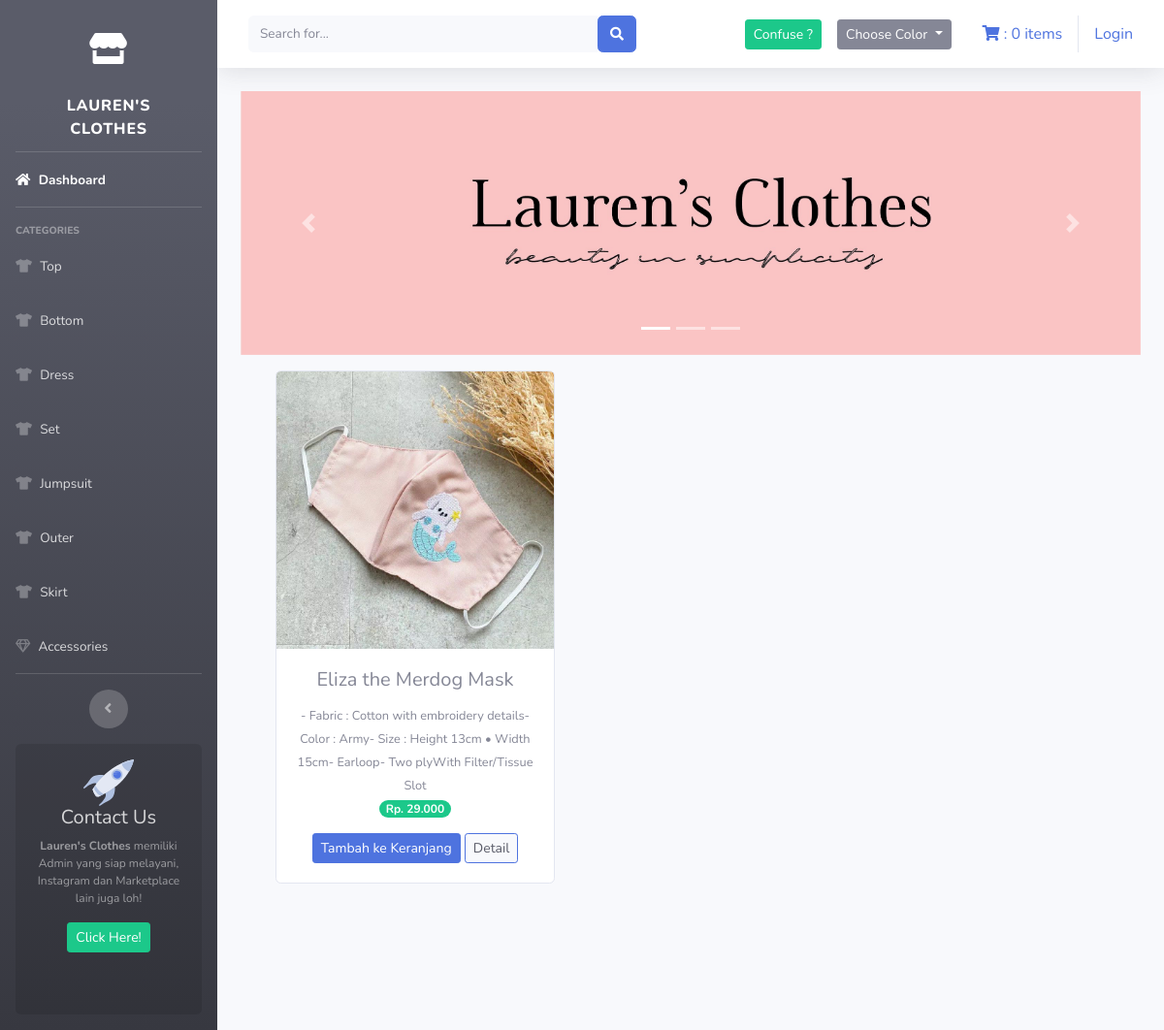
/index.php/warna/pink, run on an earlier commit of the app's database.
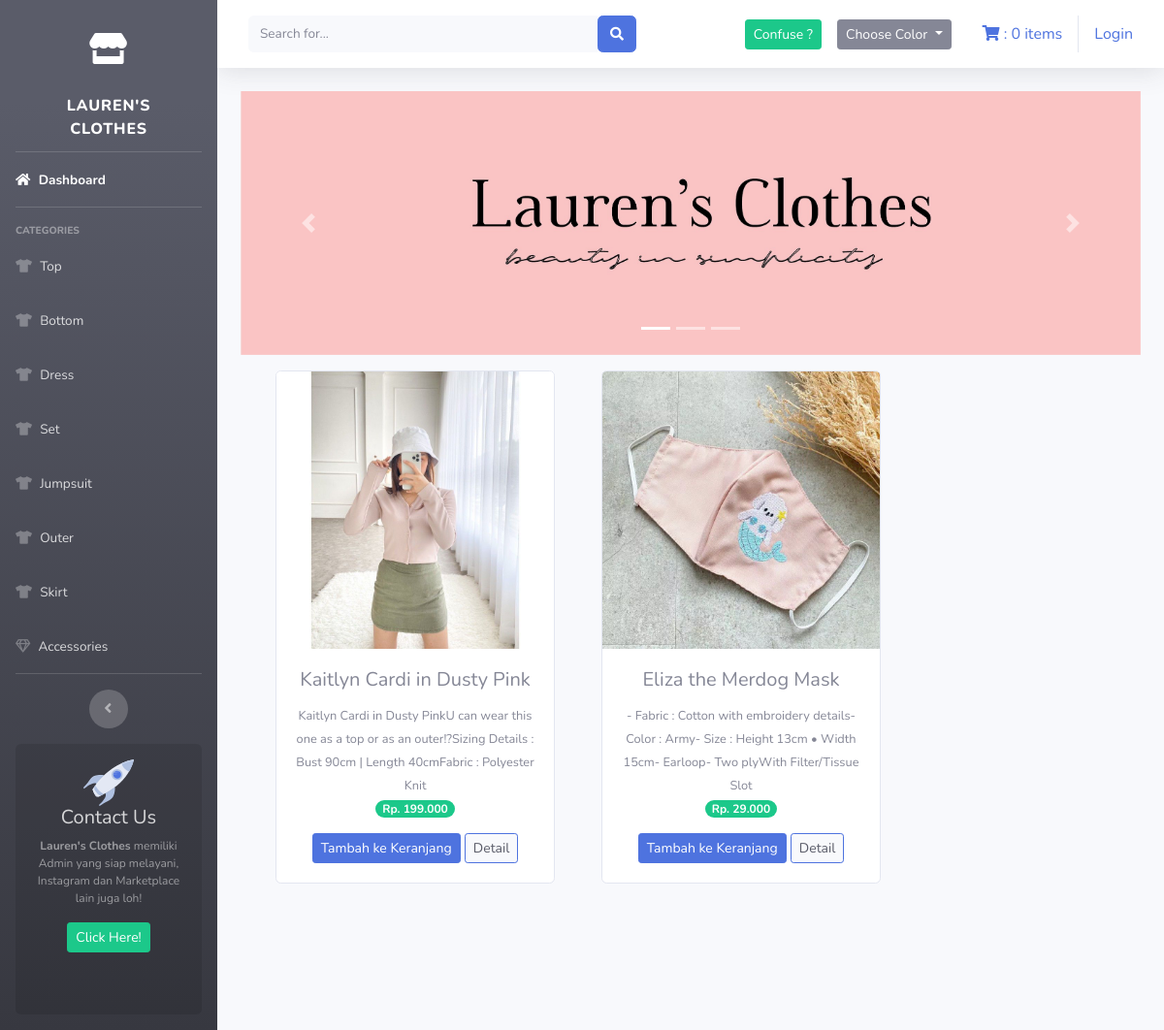
And on a later commit of the database.
### tables this page shows
CREATE TABLE `tb_barang` (
  `id_brg` int(11) NOT NULL,
  `nama_brg` varchar(120) NOT NULL,
  `keterangan` varchar(512) NOT NULL,
  `kategori` varchar(60) NOT NULL,
  `harga` int(11) NOT NULL,
  `stok` int(11) NOT NULL,
  `gambar` text NOT NULL,
  `warna` varchar(120) NOT NULL,
  `r_kenyamanan` int(11) NOT NULL,
  `r_harga` int(11) NOT NULL,
  `r_formalitas` int(11) NOT NULL,
  `c_review` int(11) NOT NULL DEFAULT 1
);

### application/controllers/warna.php (called while the page is built, shortened)
<?php
class Warna extends CI_Controller{
    public function pink(){
        $data['pink']= $this->model_warna->data_pink()->result();
        $this->load->view('templates/header');
        $this->load->view('templates/sidebar');
        $this->load->view('warna/pink', $data);
        $this->load->view('templates/footer');
    }
}

### index.php (called while the page is built, shortened)
<?php
require_once BASEPATH.'core/CodeIgniter.php';

### application/models/model_warna.php (called while the page is built, shortened)
<?php
class Model_warna extends CI_Model{
    public function data_pink(){
        return $this->db->get_where("tb_barang", array('warna'=>'pink'));
    }
}

### application/views/warna/pink.php (the view, shortened to what this page needs)
<div class="container-fluid">
    <div id="carouselExampleIndicators" class="carousel slide" data-bs-ride="carousel">
        <ol class="carousel-indicators">
            <li type="button" data-bs-target="#carouselExampleIndicators" data-bs-slide-to="0" class="active"></li>
            <li type="button" data-bs-target="#carouselExampleIndicators" data-bs-slide-to="1"></li>
            <li type="button" data-bs-target="#carouselExampleIndicators" data-bs-slide-to="2"></li>
        </ol>
        <div class="carousel-inner">
            <div class="carousel-item active">
                <img src="<?php echo base_url('assets/img/slider0.jpg') ?>" class="d-block w-100" alt="...">
            </div>
        </div>
        <a class="carousel-control-prev" href="#carouselExampleIndicators" role="button" data-slide="prev">
            <span class="carousel-control-prev-icon" aria-hidden="true"></span>
        </a>
        <a class="carousel-control-next" href="#carouselExampleIndicators" role="button" data-slide="next">
            <span class="carousel-control-next-icon" aria-hidden="true"></span>
        </a>
    </div>
    <div class="row text-center mt-3">
        <?php foreach ($pink as $brg) : ?>
            <div class="card ml-5 mb-4" style="width: 18rem;">
                <img src="<?php echo base_url() . '/uploads/' . $brg->gambar ?>" class="card-img-top" alt="...">
                <div class="card-body">
                    <h5 class="card-title"><?php echo $brg->nama_brg ?></h5>
                    <small><?php echo $brg->keterangan ?></small><br>
                    <span class="badge badge-pill badge-success mb-3">Rp. <?php echo number_format($brg->harga, 0, ',', '.')  ?></span> <br>
                    <?php echo anchor(
                        'dashboard/tambah_ke_keranjang/' . $brg->id_brg,
                        '<div class="btn btn-sm btn-primary">Tambah ke Keranjang</div>'
                    ) ?>
                    <?php echo anchor(
                        'dashboard/detail/' . $brg->id_brg,
                        '<div class="btn btn-sm btn-primary bg-light text-dark">Detail</div>'
                    ) ?>
                </div>
            </div>
        <?php endforeach ?>
    </div>
</div>

### application/views/templates/header.php (shortened to what this page needs)
<!DOCTYPE html>
<html lang="en">
<head>
    <link href="<?php echo base_url("assets/vendor/fontawesome-free/css/all.min.css") ?>" rel="stylesheet" type="text/css">
    <link href="<?php echo base_url("assets/css/sb-admin-2.min.css") ?>" rel="stylesheet">
</head>

### application/views/templates/sidebar.php (shortened to what this page needs)
<body id="page-top">
    <div id="wrapper">
        <ul class="navbar-nav bg-gradient-dark sidebar sidebar-dark accordion" id="accordionSidebar">
            <a class="sidebar-brand d-flex align-items-center justify-content-center mt-3" href="<?php echo base_url('welcome') ?>">
                <div class="sidebar-brand-icon">
                    <i class="fas fa-store"></i>
                </div>
            </a>
            <a class="sidebar-brand d-flex align-items-center justify-content-center" href="<?php echo base_url('welcome') ?>">
                <div class="sidebar-brand-text mx-3">Lauren's Clothes</div>
            </a>
            <hr class="sidebar-divider my-0">
            <li class="nav-item active">
                <a class="nav-link" href="<?php echo base_url('welcome') ?>">
                    <i class="fas fa-home"></i>
                    <span>Dashboard</span></a>
            </li>
            <hr class="sidebar-divider">
            <div class="sidebar-heading">
                CATEGORIES
            </div>
            <li class="nav-item">
                <a class="nav-link" href="<?php echo base_url('kategori/top') ?>">
                    <i class="fas fa-tshirt"></i>
                    <span>Top</span></a>
            </li>
            <li class="nav-item">
                <a class="nav-link" href="<?php echo base_url('kategori/bottom') ?>">
                    <i class="fas fa-tshirt"></i>
                    <span>Bottom</span></a>
            </li>
            <li class="nav-item">
                <a class="nav-link" href="<?php echo base_url('kategori/dress') ?>">
                    <i class="fas fa-tshirt"></i>
                    <span>Dress</span></a>
            </li>
            <li class="nav-item">
                <a class="nav-link" href="<?php echo base_url('kategori/set') ?>">
                    <i class="fas fa-tshirt"></i>
                    <span>Set</span></a>
            </li>
            <li class="nav-item">
                <a class="nav-link" href="<?php echo base_url('kategori/jumpsuit') ?>">
                    <i class="fas fa-tshirt"></i>
                    <span>Jumpsuit</span></a>
            </li>
            <li class="nav-item">
                <a class="nav-link" href="<?php echo base_url('kategori/outer') ?>">
                    <i class="fas fa-tshirt"></i>
                    <span>Outer</span></a>
            </li>
            <li class="nav-item">
                <a class="nav-link" href="<?php echo base_url('kategori/skirt') ?>">
                    <i class="fas fa-tshirt"></i>
                    <span>Skirt</span></a>
            </li>
            <li class="nav-item">
                <a class="nav-link" href="<?php echo base_url('kategori/accessories') ?>">
                    <i class="far fa-gem"></i>
                    <span>Accessories</span></a>
            </li>
            <hr class="sidebar-divider d-none d-md-block">
            <div class="text-center d-none d-md-inline">
                <button class="rounded-circle border-0" id="sidebarToggle"></button>
            </div>
            <div class="sidebar-card">
                <img class="sidebar-card-illustration" src="img/undraw_rocket.svg" alt="">
                <h5>Contact Us</h5>
                <p class="text-center mb-3"><strong>Lauren's Clothes</strong> memiliki Admin yang siap melayani, Instagram dan Marketplace lain juga loh!</p>
                <a class="btn btn-success btn-sm mb-5" href="https://l.instagram.com/?u=https%3A%2F%2Fmsha.ke%2Flaurensclothes.id&e=ATMz4GZKhOG0xffpmUzWBf5A3AvD5eWF6ezcskblKt6Jd-KLfrdZ2sgMeAfmkhZLZ6duCk3bN-WbQ4RAkibY1A&s=1">Click Here!</a>
            </div>
        </ul>
        <div id="content-wrapper" class="d-flex flex-column">
            <div id="content">
                <nav class="navbar navbar-expand navbar-light bg-white topbar mb-4 static-top shadow">
                    <form class="d-none d-sm-inline-block form-inline mr-auto ml-md-3 my-2 my-md-0 mw-100 navbar-search">
                        <div class="input-group">
                            <?php echo form_open('admin/data_barang/search') ?>
                            <input type="text" name="keyword" class="form-control bg-light border-0 small" placeholder="Search for...">
                            <button class="btn btn-primary" type="submit">
                                <i class="fas fa-search fa-sm"></i>
                            </button>
                            <?php echo form_close() ?>
                        </div>
                    </form>
                    <ul class="navbar-nav ml-auto">
                        <div class="navbar">
                            <div class="navbar">
                                <li class="dropdown ">
                                    <div class="dropdown">
                                        <a class="btn btn-success btn-sm" href="<?php echo base_url('ahp/tambah_ahp') ?>"> Confuse ?</a>
                                    </div>
                                </li>
                            </div>
                            <li class="dropdown ">
                                <div class="dropdown">
                                    <button class="btn btn-secondary dropdown-toggle btn-sm" type="button" id="dropdownMenuButton" data-toggle="dropdown" aria-haspopup="true" aria-expanded="false">
                                        Choose Color
                                    </button>
                                </div>
                            </li>
                        </div>
                        <div class="navbar">
                            <ul class="nav navbar-nav navbar-right">
                                <li>
                                    <?php $keranjang = '<i class="fas fa-shopping-cart"></i> : ' . $this->cart->total_items() . ' items' ?>
                                    <?php echo anchor('dashboard/detail_keranjang', $keranjang) ?>
                                </li>
                            </ul>
                            <ul class="na navbar-nav navbar-right">
                                <?php if ($this->session->userdata('username')) { ?>
                                    <li>
                                        <div><i class="fas fa-user mr-2"></i><?php echo $this->session->userdata('username') ?>
                                        </div>
                                    </li>
                                    <li class="ml-2"><?php echo anchor('auth/logout', 'Logout') ?></li>
                                <?php } else { ?>
                                    <li><?php echo anchor('auth/login', 'Login'); ?></li>
                                <?php } ?>
                            </ul>
                        </div>
                    </ul>
                </nav>

### application/views/templates/footer.php (shortened to what this page needs)
</body>
</html>

What changed in the data, as far as the page shows it:
now on this page (row edited): tb_barang: gambar (picture), nama_brg "Kaitlyn Cardi in Dusty Pink", keterangan "Kaitlyn Cardi in Dusty PinkU can wear this one as a top or as an outer!?Sizing Details : Bust 90cm | Length 40cmFabric : Polyester Knit", harga "199.000", id_brg "Tambah ke Keranjang", id_brg "Detail"
